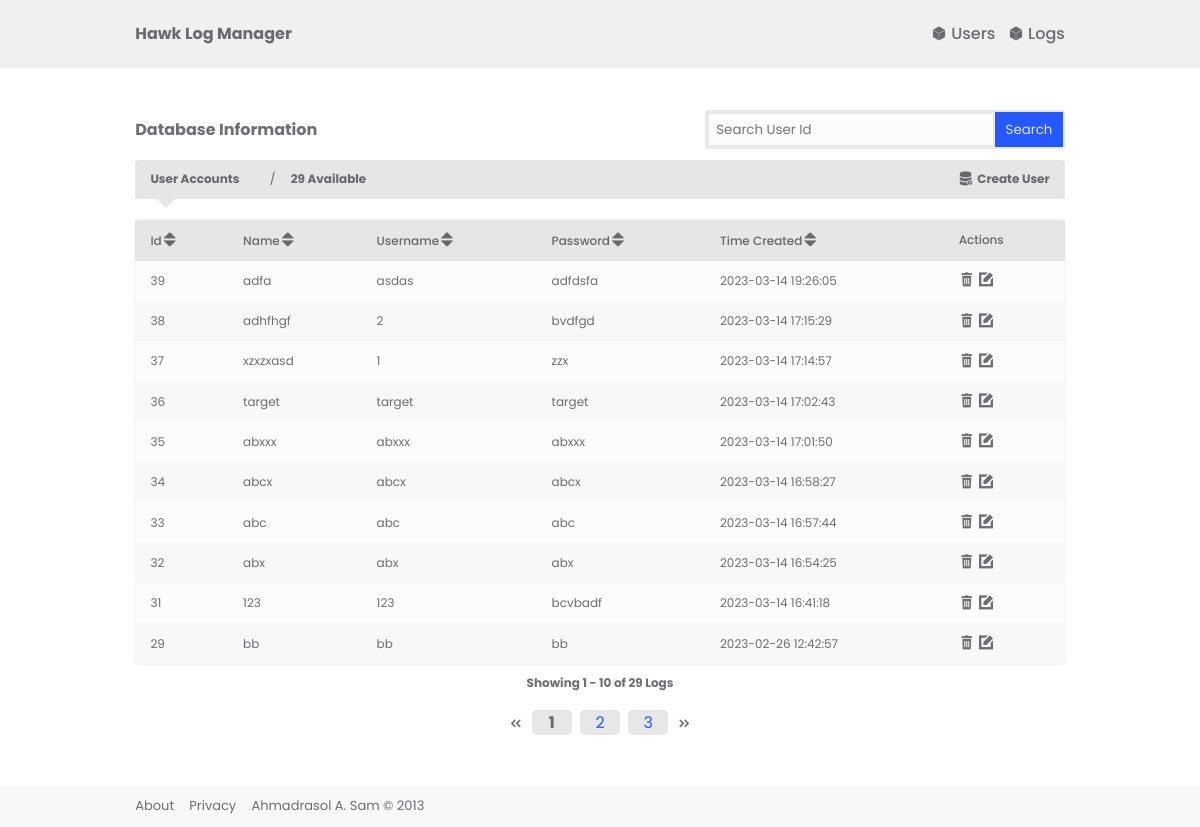
The page /user/ on the database its author committed.
### src/models/models.py (models this page shows, shortened)
class User(db.Model):
    id = db.Column(db.Integer,primary_key=True)
    username = db.Column(db.String,unique=True,nullable=False)
    password = db.Column(db.String,nullable=False)
    name = db.Column(db.String,nullable=False)
    created_at = db.Column(db.DateTime(timezone=True),
                           server_default=func.now())
    logs = db.relationship('Log',backref="user",lazy=True)

### src/routes/user.py (the view)
@site.route("/",endpoint="show_users")
def view_recent_logs():
    table_user_column_settings = TABLE_USER_COLUMN_SETTINGS_DEFAULT
    page = db.paginate(db.select(User).order_by(User.created_at.desc()),per_page=10)
    return render_template('views/user.jinja', users=page)

### src/templates/views/user.jinja (shortened to what this page needs)
{% extends './index.jinja' %}
{% from './macro/pagination.jinja' import render_pagination %}
{% from './macro/searchbar.jinja' import render_searchbar%}
{% block content %}
{{render_searchbar("user.site.show_searched_user")}}
<div class="actionbar text-small">
    <div class="actionbar-info">
        <strong class="">User Accounts</strong>
    </div>
    <div class="actionbar-info">
        <strong>{{ users.total }} Available</strong>
    </div>
    <a class="actionbar-action"
        href="{{url_for('user.site.user_create')}}">
        <i class="icofont-database-add"></i>&nbsp;<strong>Create User</strong>
    </a>
</div>
{% if users.total > 0 %}
    <table class="text-small">
        <thead>
            <th>
                <a href="{{ url_for('user.site.sort_columns',column=0) }}" >
                   Id<i class="icofont-sort"></i>
                </a>
            </th>
            <th>
                <a href="{{ url_for('user.site.sort_columns',column=1) }}" >
                   Name<i class="icofont-sort"></i>
                </a>
            </th>
            <th>
                <a href="{{ url_for('user.site.sort_columns',column=2) }}" >
                   Username<i class="icofont-sort"></i>
                </a>
            </th>
            <th>
                <a href="{{ url_for('user.site.sort_columns',column=3) }}" >
                   Password<i class="icofont-sort"></i>
                </a>
            </th>
            <th>
                <a href="{{ url_for('user.site.sort_columns',column=4) }}" >
                   Time Created<i class="icofont-sort"></i>
                </a>
            </th>
            <th>Actions</th>
        </thead>
        <tbody>
            {% for user in users %}
            <tr>
                <td>{{user.id}}</td>
                <td>{{user.username}}</td>
                <td>{{user.password}}</td>
                <td>{{user.name}}</td>
                <td>{{user.created_at}}</td>
                <td>
                    <a href="{{ url_for('user.site.user_delete',id=user.id) }}" class="">
                        <i class="icofont-bin"></i>
                    </a>
                    <a href="{{ url_for('user.site.user_update',id=user.id) }}" class="">
                        <i class="icofont-edit"></i>
                    </a>
                </td>
            </tr>
            {% endfor %}
        </tbody>
    </table>
    <strong>
        <small class="text-small">
        Showing {{ users.first }} - {{ users.last }} of  {{ users.total }} Logs
        </small>
    </strong>
    {{render_pagination(users,'user.site.show_users')}}
{% endif%}
{% endblock %}

### src/static/app.css (style rules this page uses)
html { font-size: 1rem; font-family: system-ui, -apple-system, BlinkMacSystemFont, "Segoe UI", Roboto, Oxygen, Ubuntu, Cantarell, "Open Sans", "Helvetica Neue", sans-serif; }
* { margin: 0; padding: 0; color: rgba(50, 49, 53, 0.7); box-sizing: border-box; }
a { text-decoration: none; display: inline-block; color: rgb(37, 88, 255); cursor: pointer; }
i { font-size: 1rem; }
table { border-collapse: collapse; border-spacing: 0; box-sizing: border-box; max-width: 100%; }
table thead { display: none; }
table tbody tr { display: flex; flex-direction: column; box-sizing: border-box; }
table tbody tr td { padding: 0.66666667rem 0.95rem; text-align: center; word-break: break-all; }
table tbody tr:nth-of-type(even) { background-color: rgb(240, 240, 240); }
table tbody tr:nth-of-type(odd) { background-color: rgb(252, 252, 252); }
@media screen and (min-width: 426px) { table { box-sizing: border-box; width: 100%; background-color: rgb(252, 252, 252); box-shadow: 0 0 2px rgba(195, 195, 195, 0.5843137255); border-radius: 3px; } }
@media screen and (min-width: 426px) { table thead { border-radius: 3px; background-color: rgb(230, 230, 230); display: table-header-group; } }
@media screen and (min-width: 426px) { table thead tr th { font-weight: 500; padding: 0.66666667rem 0.95rem; text-align: left; min-width: 10%; } }
@media screen and (min-width: 426px) { table thead tr th:first-of-type { border-radius: 3px 0 0 0; } }
@media screen and (min-width: 426px) { table thead tr th:last-of-type { border-radius: 0 3px 0 0; } }
@media screen and (min-width: 426px) { table tbody { border-radius: 0 0 3px 3px; } }
@media screen and (min-width: 426px) { table tbody tr { display: table-row; border-radius: 10px; } }
@media screen and (min-width: 426px) { table tbody tr td { padding: 0.66666667rem 0.95rem; text-align: left; } }
@media screen and (min-width: 426px) { table tbody tr:nth-of-type(even) { background-color: rgb(248, 248, 248); } }
@media screen and (min-width: 426px) { table tbody tr:last-of-type { border-radius: 0 0 3px 3px; } }
@media screen and (min-width: 426px) { table tbody tr:last-of-type td:last-of-type { border-radius: 0 0 3px 0; } }
@media screen and (min-width: 426px) { table tbody tr:last-of-type td:first-of-type { border-radius: 0 0 0 3px; } }
.actionbar { width: 100%; display: flex; flex-direction: column; gap: 0.66666667rem; padding: 0.66666667rem 0.95rem; background-color: rgb(230, 230, 230); border-radius: 3px; justify-items: center; }
.actionbar-info { display: flex; flex-direction: column; }
.actionbar-action { display: flex; flex-direction: column; color: rgb(37, 88, 255); }
.actionbar::after { display: none; }
@media screen and (min-width: 426px) { .actionbar { flex-direction: row; gap: 0.95rem; position: relative; margin-bottom: 0.66666667rem; } }
@media screen and (min-width: 426px) { .actionbar-info { flex-direction: row; gap: 0.95rem; width: fit-content; } }
@media screen and (min-width: 426px) { .actionbar-info:not(:last-of-type)::after { display: inline-block; content: "/"; padding-left: 0.95rem; } }
@media screen and (min-width: 426px) { .actionbar-action { flex-direction: row; align-self: start; } }
@media screen and (min-width: 426px) { .actionbar-action:first-of-type { margin-left: auto; } }
@media screen and (min-width: 426px) { .actionbar::after { position: absolute; left: 0; margin-left: 0.95rem; bottom: -0.5714285714rem; display: block; content: ""; width: 0; height: 0; border-top: 1rem solid rgb(230, 230, 230); border-left: 1.0526315789rem solid transparent; border-right: 1.0526315789rem solid transparent; z-index: -1; } }
.text-small { font-size: 0.75rem; }

### src/static/local.css (style rules this page uses)
* { font-family: "Poppins",'Times New Roman', Times, serif; }
th * { color: rgba(50, 49, 53, 0.7); }

### rows shown on the page
User: id "39", username "adfa", password "asdas", name "adfdsfa", created_at "2023-03-14 19:26:05"
User: id "38", username "adhfhgf", password "2", name "bvdfgd", created_at "2023-03-14 17:15:29"
User: id "37", username "xzxzxasd", password "1", name "zzx", created_at "2023-03-14 17:14:57"
User: id "36", username "target", password "target", name "target", created_at "2023-03-14 17:02:43"
User: id "35", username "abxxx", password "abxxx", name "abxxx", created_at "2023-03-14 17:01:50"
User: id "34", username "abcx", password "abcx", name "abcx", created_at "2023-03-14 16:58:27"
User: id "33", username "abc", password "abc", name "abc", created_at "2023-03-14 16:57:44"
User: id "32", username "abx", password "abx", name "abx", created_at "2023-03-14 16:54:25"
User: id "31", username "123", password "123", name "bcvbadf", created_at "2023-03-14 16:41:18"
User: id "29", username "bb", password "bb", name "bb", created_at "2023-02-26 12:42:57"

### other values the page prints
{{ users.total }} "29"
{{ users.first }} "1"
{{ users.last }} "10"
{{ page }} "1"
{{ page }} "2" "3"
